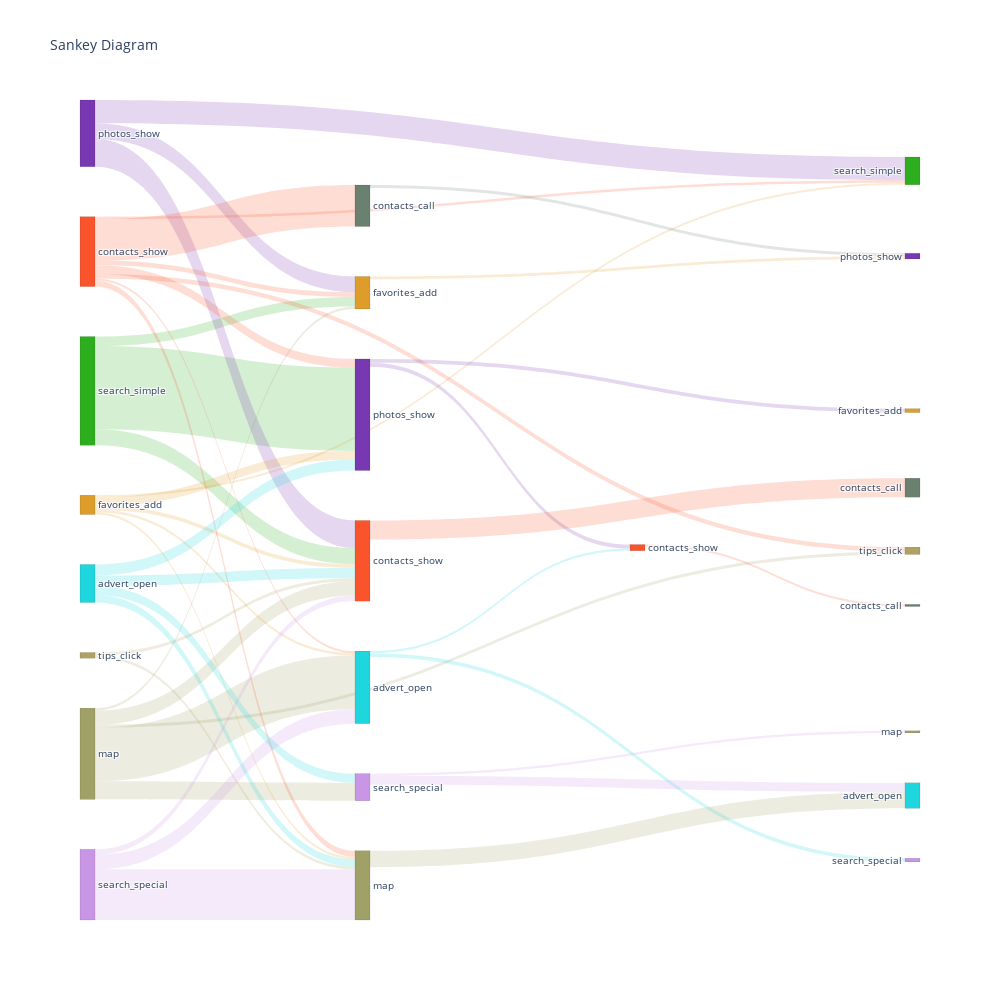

This figure's notebook cell:
### Markdown cell above
#### Build the Sankey diagram

### Code cell
fig = go.Figure(data=[go.Sankey(
    domain = dict(
      x =  [0,1],
      y =  [0,1]
    ),
    orientation = "h",
    valueformat = ".0f",
    node = dict(
      pad = 50,
      thickness = 15,
      line = dict(color = "black", width = 0.1),
      label = data_for_plot['labels'],
      color = data_for_plot['colors_labels']
    ),
    link = dict(
      source = data_for_plot['sources'],
      target = data_for_plot['targets'],
      value = data_for_plot['values'],
      label = data_for_plot['link_text'],
      color = data_for_plot['link_color']
  ))])
fig.update_layout(title_text="Sankey Diagram", font_size=10, width=1000, height=1000)
chart_studio.plotly.plot(fig, filename = 'Sankey_for_yandex_da_project', auto_open=False)
fig.show()

### Figure 1 — Plotly figure (JSON) as saved in the notebook; plotly's stock layout.template omitted (floating-point values rounded to 4 significant figures)
{"data": [{"domain": {"x": [0, 1], "y": [0, 1]}, "link": {"color": ["rgba(160, 161, 102, 0.2)", "rgba(160, 161, 102, 0.2)", "rgba(160, 161, 102, 0.2)", "rgba(160, 161, 102, 0.2)", "rgba(160, 161, 102, 0.2)", "rgba(45, 174, 30, 0.2)", "rgba(45, 174, 30, 0.2)", "rgba(45, 174, 30, 0.2)", "rgba(120, 56, 177, 0.2)", "rgba(120, 56, 177, 0.2)", "rgba(120, 56, 177, 0.2)", "rgba(222, 156, 43, 0.2)", "rgba(222, 156, 43, 0.2)", "rgba(222, 156, 43, 0.2)", "rgba(222, 156, 43, 0.2)", "rgba(222, 156, 43, 0.2)", "rgba(249, 84, 44, 0.2)", "rgba(249, 84, 44, 0.2)", "rgba(249, 84, 44, 0.2)", "rgba(249, 84, 44, 0.2)", "rgba(249, 84, 44, 0.2)", "rgba(249, 84, 44, 0.2)", "rgba(249, 84, 44, 0.2)", "rgba(200, 150, 229, 0.2)", "rgba(200, 150, 229, 0.2)", "rgba(200, 150, 229, 0.2)", "rgba(32, 214, 222, 0.2)", "rgba(32, 214, 222, 0.2)", "rgba(32, 214, 222, 0.2)", "rgba(32, 214, 222, 0.2)", "rgba(174, 161, 97, 0.2)", "rgba(174, 161, 97, 0.2)", "rgba(120, 56, 177, 0.2)", "rgba(120, 56, 177, 0.2)", "rgba(105, 129, 110, 0.2)", "rgba(249, 84, 44, 0.2)", "rgba(32, 214, 222, 0.2)", "rgba(32, 214, 222, 0.2)", "rgba(160, 161, 102, 0.2)", "rgba(200, 150, 229, 0.2)", "rgba(200, 150, 229, 0.2)", "rgba(222, 156, 43, 0.2)", "rgba(249, 84, 44, 0.2)"], "label": ["15.4%", "59.0%", "19.7%", "3.1%", "2.8%", "76.5%", "14.8%", "8.7%", "35.0%", "41.4%", "23.6%", "45.1%", "10.7%", "19.7%", "12.3%", "12.3%", "12.4%", "3.4%", "59.4%", "2.9%", "8.8%", "6.3%", "6.8%", "8.0%", "20.3%", "71.7%", "29.0%", "27.4%", "19.5%", "24.1%", "52.8%", "47.2%", "51.0%", "49.0%", "100.0%", "100.0%", "37.8%", "62.2%", "100.0%", "81.4%", "18.6%", "100.0%", "100.0%"], "source": [0, 0, 0, 0, 0, 1, 1, 1, 2, 2, 2, 3, 3, 3, 3, 3, 4, 4, 4, 4, 4, 4, 4, 5, 5, 5, 6, 6, 6, 6, 7, 7, 9, 9, 11, 12, 13, 13, 14, 15, 15, 17, 19], "target": [12, 13, 15, 16, 17, 9, 12, 17, 10, 12, 17, 9, 10, 12, 13, 14, 9, 10, 11, 13, 14, 16, 17, 12, 13, 14, 9, 12, 14, 15, 12, 14, 19, 20, 18, 21, 19, 25, 22, 22, 24, 18, 27], "value": [89, 341, 114, 18, 16, 527, 102, 60, 148, 175, 100, 55, 13, 24, 15, 15, 55, 15, 263, 13, 39, 28, 30, 36, 91, 321, 70, 66, 47, 58, 19, 17, 25, 24, 19, 120, 14, 23, 104, 57, 13, 17, 13]}, "node": {"color": ["rgba(160, 161, 102, 1)", "rgba(45, 174, 30, 1)", "rgba(120, 56, 177, 1)", "rgba(222, 156, 43, 1)", "rgba(249, 84, 44, 1)", "rgba(200, 150, 229, 1)", "rgba(32, 214, 222, 1)", "rgba(174, 161, 97, 1)", "rgba(105, 129, 110, 1)", "rgba(120, 56, 177, 1)", "rgba(45, 174, 30, 1)", "rgba(105, 129, 110, 1)", "rgba(249, 84, 44, 1)", "rgba(32, 214, 222, 1)", "rgba(160, 161, 102, 1)", "rgba(200, 150, 229, 1)", "rgba(174, 161, 97, 1)", "rgba(222, 156, 43, 1)", "rgba(120, 56, 177, 1)", "rgba(249, 84, 44, 1)", "rgba(222, 156, 43, 1)", "rgba(105, 129, 110, 1)", "rgba(32, 214, 222, 1)", "rgba(45, 174, 30, 1)", "rgba(160, 161, 102, 1)", "rgba(200, 150, 229, 1)", "rgba(174, 161, 97, 1)", "rgba(105, 129, 110, 1)", "rgba(32, 214, 222, 1)", "rgba(249, 84, 44, 1)", "rgba(174, 161, 97, 1)", "rgba(200, 150, 229, 1)", "rgba(222, 156, 43, 1)", "rgba(120, 56, 177, 1)", "rgba(160, 161, 102, 1)", "rgba(45, 174, 30, 1)", "rgba(222, 156, 43, 1)", "rgba(32, 214, 222, 1)"], "label": ["map", "search_simple", "photos_show", "favorites_add", "contacts_show", "search_special", "advert_open", "tips_click", "contacts_call", "photos_show", "search_simple", "contacts_call", "contacts_show", "advert_open", "map", "search_special", "tips_click", "favorites_add", "photos_show", "contacts_show", "favorites_add", "contacts_call", "advert_open", "search_simple", "map", "search_special", "tips_click", "contacts_call", "advert_open", "contacts_show", "tips_click", "search_special", "favorites_add", "photos_show", "map", "search_simple", "favorites_add", "advert_open"], "line": {"color": "black", "width": 0.1}, "pad": 50, "thickness": 15}, "orientation": "h", "type": "sankey", "valueformat": ".0f"}], "layout": {"font": {"size": 10}, "height": 1000, "title": {"text": "Sankey Diagram"}, "width": 1000}}
